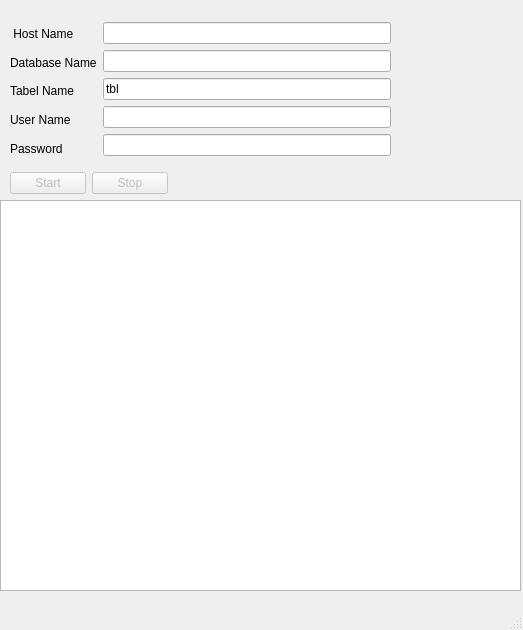
<?xml version="1.0" encoding="UTF-8"?>
<ui version="4.0">
 <class>MainWindow</class>
 <widget class="QMainWindow" name="MainWindow">
  <property name="geometry">
   <rect>
    <x>0</x>
    <y>0</y>
    <width>523</width>
    <height>630</height>
   </rect>
  </property>
  <property name="windowTitle">
   <string>SQL Browser</string>
  </property>
  <widget class="QWidget" name="centralwidget">
   <widget class="QTableView" name="tableView">
    <property name="geometry">
     <rect>
      <x>0</x>
      <y>200</y>
      <width>521</width>
      <height>391</height>
     </rect>
    </property>
   </widget>
   <widget class="QWidget" name="">
    <property name="geometry">
     <rect>
      <x>10</x>
      <y>170</y>
      <width>158</width>
      <height>26</height>
     </rect>
    </property>
    <layout class="QHBoxLayout" name="horizontalLayout_2">
     <item>
      <widget class="QPushButton" name="startBtn">
       <property name="enabled">
        <bool>false</bool>
       </property>
       <property name="text">
        <string>Start</string>
       </property>
      </widget>
     </item>
     <item>
      <widget class="QPushButton" name="stopBtn">
       <property name="enabled">
        <bool>false</bool>
       </property>
       <property name="text">
        <string>Stop</string>
       </property>
      </widget>
     </item>
    </layout>
   </widget>
   <widget class="QWidget" name="">
    <property name="geometry">
     <rect>
      <x>10</x>
      <y>22</y>
      <width>381</width>
      <height>138</height>
     </rect>
    </property>
    <layout class="QHBoxLayout" name="horizontalLayout">
     <item>
      <layout class="QVBoxLayout" name="verticalLayout">
       <item>
        <widget class="QLabel" name="lblHostName">
         <property name="text">
          <string> Host Name</string>
         </property>
        </widget>
       </item>
       <item>
        <widget class="QLabel" name="lblDatabaseName">
         <property name="text">
          <string>Database Name</string>
         </property>
        </widget>
       </item>
       <item>
        <widget class="QLabel" name="label_2">
         <property name="text">
          <string>Tabel Name</string>
         </property>
        </widget>
       </item>
       <item>
        <widget class="QLabel" name="lblUserName">
         <property name="text">
          <string>User Name</string>
         </property>
        </widget>
       </item>
       <item>
        <widget class="QLabel" name="label">
         <property name="text">
          <string>Password</string>
         </property>
        </widget>
       </item>
      </layout>
     </item>
     <item>
      <layout class="QVBoxLayout" name="verticalLayout_2">
       <item>
        <widget class="QLineEdit" name="lnEdHostName"/>
       </item>
       <item>
        <widget class="QLineEdit" name="lnEdDatabaseName"/>
       </item>
       <item>
        <widget class="QLineEdit" name="lnEdTableName">
         <property name="text">
          <string>tbl</string>
         </property>
        </widget>
       </item>
       <item>
        <widget class="QLineEdit" name="lnEdUserName"/>
       </item>
       <item>
        <widget class="QLineEdit" name="lnEdPassword">
         <property name="echoMode">
          <enum>QLineEdit::Password</enum>
         </property>
        </widget>
       </item>
      </layout>
     </item>
    </layout>
   </widget>
  </widget>
  <widget class="QMenuBar" name="menubar">
   <property name="geometry">
    <rect>
     <x>0</x>
     <y>0</y>
     <width>523</width>
     <height>22</height>
    </rect>
   </property>
  </widget>
  <widget class="QStatusBar" name="statusbar"/>
 </widget>
 <resources/>
 <connections/>
</ui>
